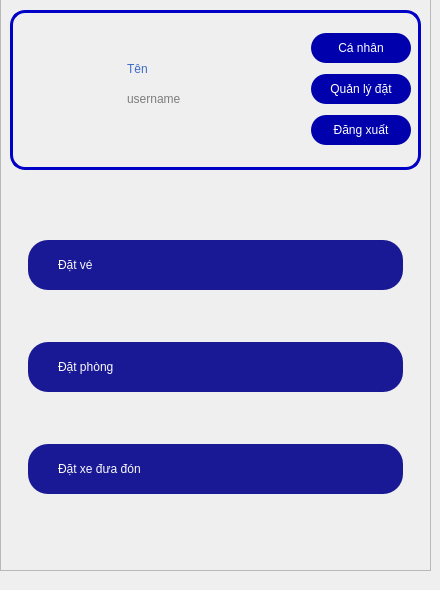
   <widget class="QWidget" name="menuPage">
    <widget class="QFrame" name="frame_2">
     <property name="geometry">
      <rect>
       <x>0</x>
       <y>-10</y>
       <width>431</width>
       <height>581</height>
      </rect>
     </property>
     <property name="styleSheet">
      <string notr="true">QFrame {
	padding-top: 10px 5px 10px 7px;
}</string>
     </property>
     <property name="frameShape">
      <enum>QFrame::StyledPanel</enum>
     </property>
     <property name="frameShadow">
      <enum>QFrame::Raised</enum>
     </property>
     <layout class="QVBoxLayout" name="verticalLayout_2">
      <item>
       <widget class="QWidget" name="widget_6" native="true">
        <property name="maximumSize">
         <size>
          <width>16777215</width>
          <height>160</height>
         </size>
        </property>
        <property name="styleSheet">
         <string notr="true">#widget_6 {
	border: 3px solid rgb(0, 0, 199);
	border-radius: 15px;
}</string>
        </property>
        <layout class="QHBoxLayout" name="horizontalLayout_6">
         <item>
          <widget class="QWidget" name="widget_8" native="true">
           <property name="sizePolicy">
            <sizepolicy hsizetype="Expanding" vsizetype="Preferred">
             <horstretch>0</horstretch>
             <verstretch>0</verstretch>
            </sizepolicy>
           </property>
           <layout class="QHBoxLayout" name="horizontalLayout_7">
            <item>
             <widget class="QWidget" name="widget_13" native="true">
              <property name="maximumSize">
               <size>
                <width>80</width>
                <height>16777215</height>
               </size>
              </property>
              <widget class="QLabel" name="label">
               <property name="geometry">
                <rect>
                 <x>0</x>
                 <y>0</y>
                 <width>75</width>
                 <height>85</height>
                </rect>
               </property>
               <property name="minimumSize">
                <size>
                 <width>75</width>
                 <height>85</height>
                </size>
               </property>
               <property name="maximumSize">
                <size>
                 <width>75</width>
                 <height>100</height>
                </size>
               </property>
               <property name="text">
                <string/>
               </property>
               <property name="pixmap">
                <pixmap>../img/user-image.jpg</pixmap>
               </property>
               <property name="scaledContents">
                <bool>true</bool>
               </property>
              </widget>
             </widget>
            </item>
            <item>
             <widget class="QWidget" name="widget_14" native="true">
              <widget class="QLabel" name="nameDisplay">
               <property name="geometry">
                <rect>
                 <x>10</x>
                 <y>20</y>
                 <width>141</width>
                 <height>31</height>
                </rect>
               </property>
               <property name="styleSheet">
                <string notr="true">font: bold 13pt &quot;Google Sans&quot;;
color: rgb(62, 107, 199);</string>
               </property>
               <property name="text">
                <string>Tên</string>
               </property>
              </widget>
              <widget class="QLabel" name="usernameDisplay">
               <property name="geometry">
                <rect>
                 <x>10</x>
                 <y>50</y>
                 <width>151</width>
                 <height>31</height>
                </rect>
               </property>
               <property name="styleSheet">
                <string notr="true">font: bold 10pt &quot;Google Sans&quot;;
color: rgb(125, 125, 125);</string>
               </property>
               <property name="text">
                <string>username</string>
               </property>
              </widget>
             </widget>
            </item>
           </layout>
          </widget>
         </item>
         <item>
          <widget class="QWidget" name="widget_9" native="true">
           <property name="sizePolicy">
            <sizepolicy hsizetype="Minimum" vsizetype="Minimum">
             <horstretch>0</horstretch>
             <verstretch>0</verstretch>
            </sizepolicy>
           </property>
           <property name="minimumSize">
            <size>
             <width>100</width>
             <height>50</height>
            </size>
           </property>
           <property name="maximumSize">
            <size>
             <width>110</width>
             <height>200</height>
            </size>
           </property>
           <property name="styleSheet">
            <string notr="true">QPushButton {
    border-radius: 15px;
	background-color: rgb(0, 0, 172);
	color: rgb(255, 255, 255);
	font: bold 10pt &quot;Google Sans&quot;;
	outline: none;
}

QPushButton:hover:!pressed
{
   	border-radius: 15px;
	background-color: rgb(223, 223, 223);
	color: rgb(0, 0, 0);
	font: bold 10pt &quot;Google Sans&quot;;
	outline: none;
	border: 2px solid rgb(0, 84, 253)
} </string>
           </property>
           <layout class="QVBoxLayout" name="verticalLayout_4">
            <item>
             <widget class="QPushButton" name="profileButton">
              <property name="minimumSize">
               <size>
                <width>100</width>
                <height>30</height>
               </size>
              </property>
              <property name="maximumSize">
               <size>
                <width>100</width>
                <height>30</height>
               </size>
              </property>
              <property name="autoFillBackground">
               <bool>false</bool>
              </property>
              <property name="styleSheet">
               <string notr="true"/>
              </property>
              <property name="text">
               <string>Cá nhân</string>
              </property>
              <property name="icon">
               <iconset>
                <normaloff>../img/feather/user.svg</normaloff>../img/feather/user.svg</iconset>
              </property>
              <property name="default">
               <bool>false</bool>
              </property>
             </widget>
            </item>
            <item>
             <widget class="QPushButton" name="manageButton">
              <property name="minimumSize">
               <size>
                <width>100</width>
                <height>30</height>
               </size>
              </property>
              <property name="maximumSize">
               <size>
                <width>100</width>
                <height>30</height>
               </size>
              </property>
              <property name="autoFillBackground">
               <bool>false</bool>
              </property>
              <property name="styleSheet">
               <string notr="true"/>
              </property>
              <property name="text">
               <string>Quản lý đặt</string>
              </property>
              <property name="icon">
               <iconset>
                <normaloff>../img/feather/shopping-bag.svg</normaloff>../img/feather/shopping-bag.svg</iconset>
              </property>
              <property name="default">
               <bool>false</bool>
              </property>
             </widget>
            </item>
            <item>
             <widget class="QPushButton" name="logOutButton">
              <property name="minimumSize">
               <size>
                <width>100</width>
                <height>30</height>
               </size>
              </property>
              <property name="maximumSize">
               <size>
                <width>100</width>
                <height>30</height>
               </size>
              </property>
              <property name="styleSheet">
               <string notr="true"/>
              </property>
              <property name="text">
               <string>Đăng xuất</string>
              </property>
              <property name="icon">
               <iconset>
                <normaloff>../img/feather/log-out.svg</normaloff>../img/feather/log-out.svg</iconset>
              </property>
             </widget>
            </item>
           </layout>
          </widget>
         </item>
        </layout>
       </widget>
      </item>
      <item>
       <widget class="QWidget" name="widget_7" native="true">
        <layout class="QVBoxLayout" name="verticalLayout_3">
         <item>
          <widget class="QWidget" name="widget_12" native="true">
           <property name="styleSheet">
            <string notr="true">
QPushButton {
	width: 70px;
	height: 50px;
	font: bold 16pt &quot;Google Sans&quot;;
	border-radius: 20px;
	background-color: rgb(25, 25, 150);
	text-align: left;
	padding-left: 30px;
	outline: none;
color: rgb(250, 250, 250);
}

QPushButton:hover:!pressed
{
	width: 70px;
	height: 50px;
   	font: bold 16pt &quot;Google Sans&quot;;
	border-radius: 20px;
	background-color: rgb(223, 223, 223);
	color: rgb(0, 0, 172);
	text-align: left;
	padding-left: 30px;
	outline: none;
	border: 2px solid rgb(0, 0, 197);
color: rgb(1, 1, 1);
} 
</string>
           </property>
           <layout class="QVBoxLayout" name="verticalLayout_5">
            <item>
             <widget class="QPushButton" name="bookTicket">
              <property name="styleSheet">
               <string notr="true"/>
              </property>
              <property name="text">
               <string>Đặt vé</string>
              </property>
              <property name="icon">
               <iconset>
                <normaloff>../img/airplane.png</normaloff>../img/airplane.png</iconset>
              </property>
              <property name="iconSize">
               <size>
                <width>35</width>
                <height>35</height>
               </size>
              </property>
             </widget>
            </item>
            <item>
             <widget class="QPushButton" name="bookHotel">
              <property name="styleSheet">
               <string notr="true"/>
              </property>
              <property name="text">
               <string>Đặt phòng</string>
              </property>
              <property name="icon">
               <iconset>
                <normaloff>../img/hotel.png</normaloff>../img/hotel.png</iconset>
              </property>
              <property name="iconSize">
               <size>
                <width>35</width>
                <height>35</height>
               </size>
              </property>
             </widget>
            </item>
            <item>
             <widget class="QPushButton" name="bookTransport">
              <property name="styleSheet">
               <string notr="true"/>
              </property>
              <property name="text">
               <string>Đặt xe đưa đón</string>
              </property>
              <property name="icon">
               <iconset>
                <normaloff>../img/car.png</normaloff>../img/car.png</iconset>
              </property>
              <property name="iconSize">
               <size>
                <width>35</width>
                <height>35</height>
               </size>
              </property>
             </widget>
            </item>
           </layout>
          </widget>
         </item>
        </layout>
       </widget>
      </item>
     </layout>
    </widget>
   </widget>
